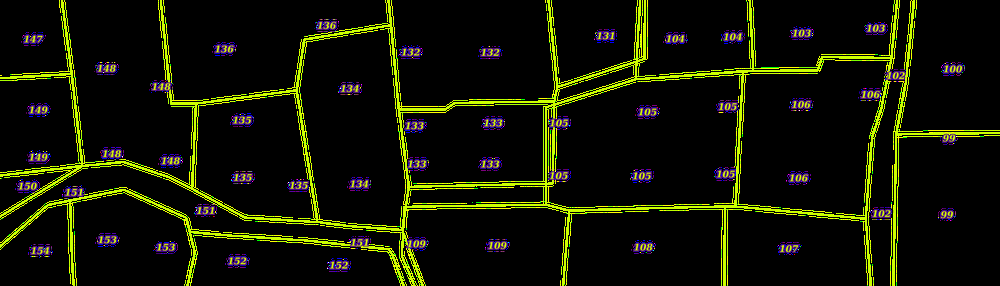
#> input picture rs_cd/combined_image_b.png, 1000 x 286 px, shrunk from 1792 x 512 before the run, found by its file name
$ python skt.py
#> lines starting #> are read from the running program, lines starting #| are printed output that depends on the picture; after the words box and inside, x2 and y2 are one past the last pixel; in counts of white or black regions, pixels touching at a corner belong together
import cv2
import numpy as np

def zhang_suen_thinning(binary_image):
    size = np.size(binary_image)
    skeleton = np.zeros(binary_image.shape, np.uint8)
    element = cv2.getStructuringElement(cv2.MORPH_CROSS, (3, 3))
    while True:
        open_img = cv2.morphologyEx(binary_image, cv2.MORPH_OPEN, element)
        temp = cv2.subtract(binary_image, open_img)
        eroded = cv2.erode(binary_image, element)
        skeleton = cv2.bitwise_or(skeleton, temp)
        binary_image = eroded.copy()
        if cv2.countNonZero(binary_image) == 0:
            break
    return skeleton

# Load and thin a binary raster image
input_image = cv2.imread("rs_cd/combined_image_b.png", cv2.IMREAD_GRAYSCALE)
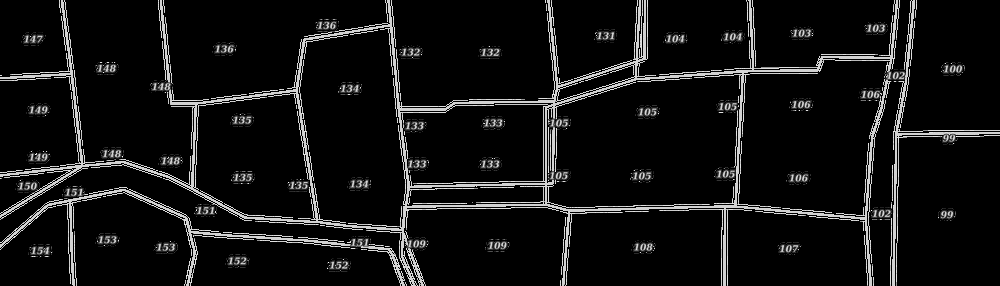
#> input_image: shape (286, 1000); min 0, max 255, mean 18.7
_, binary_image = cv2.threshold(input_image, 127, 255, cv2.THRESH_BINARY)
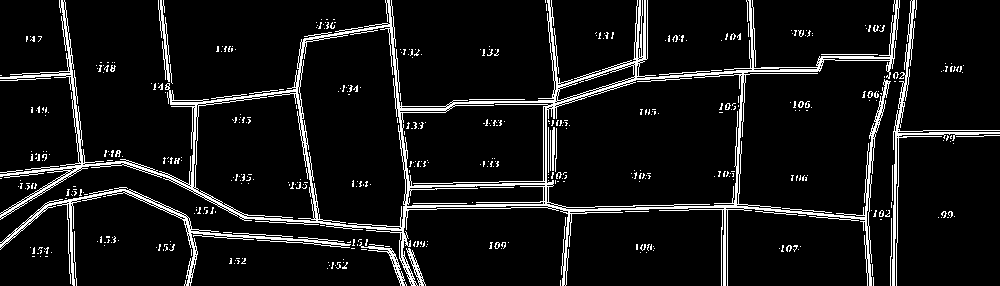
#> binary_image: shape (286, 1000); 8.3% white in thin lines or dots
thinned_image = zhang_suen_thinning(binary_image)
#> in zhang_suen_thinning, `size = np.size(binary_image)`: size = 286000
#> the loop in zhang_suen_thinning, `while True:` made 3 passes
#> pass 1, in zhang_suen_thinning, `open_img = cv2.morphologyEx(binary_image, cv2.MORPH_OPEN, element)`:
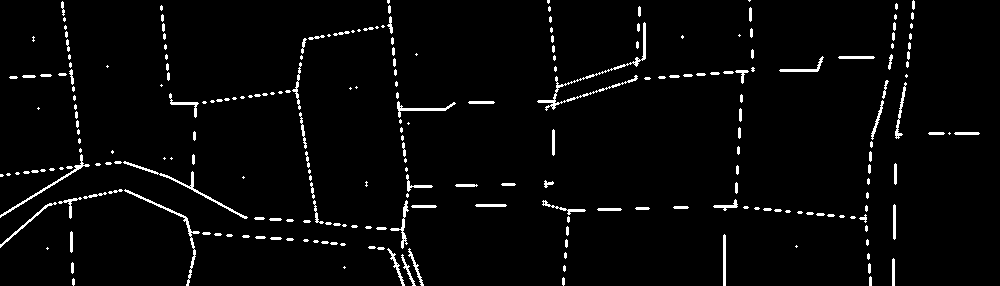
#> open_img: shape (286, 1000); 3.2% white; 244 white regions (114 under 20 px), largest, box (x1, y1, x2, y2) and area: (537, 22, 646, 111) 625, (123, 161, 248, 219) 377, (124, 189, 200, 286) 368
#> pass 1, in zhang_suen_thinning, `temp = cv2.subtract(binary_image, open_img)`:
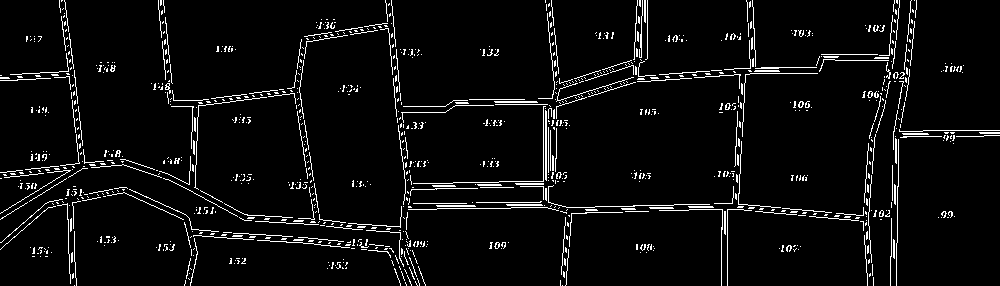
#> temp: shape (286, 1000); 5.1% white in thin lines or dots
#> pass 1, in zhang_suen_thinning, `eroded = cv2.erode(binary_image, element)`:
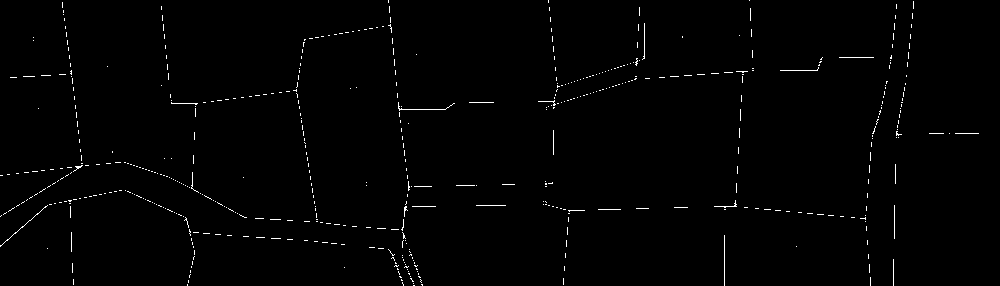
#> eroded: shape (286, 1000); 0.96% white in thin lines or dots
#> pass 2, in zhang_suen_thinning, `open_img = cv2.morphologyEx(binary_image, cv2.MORPH_OPEN, element)`:
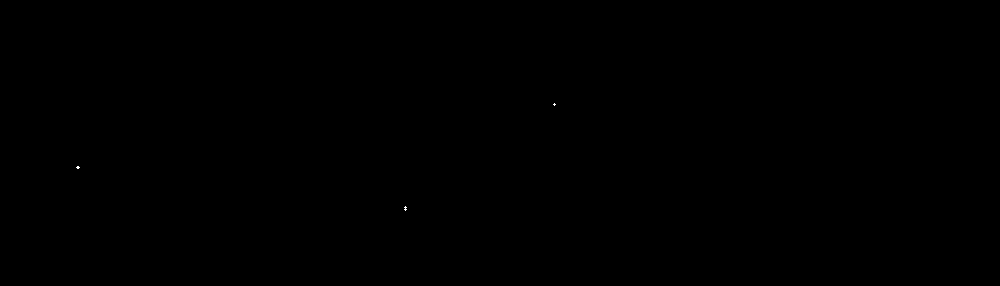
#> open_img: shape (286, 1000); 0.01% white in thin lines or dots, all inside (x1, y1, x2, y2) = (76, 103, 556, 211)
#> after the loop in zhang_suen_thinning, `while True:`: binary_image: shape (286, 1000); every value is 0
#> after the loop in zhang_suen_thinning, `while True:`:
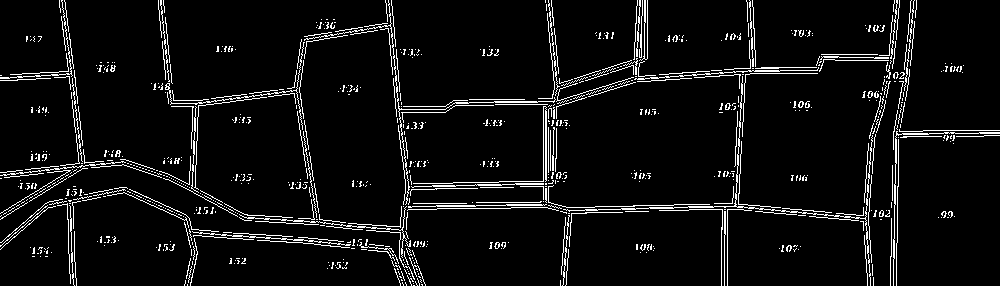
#> skeleton: shape (286, 1000); 6.1% white in thin lines or dots
cv2.imwrite("thinned_raster.png", thinned_image)
